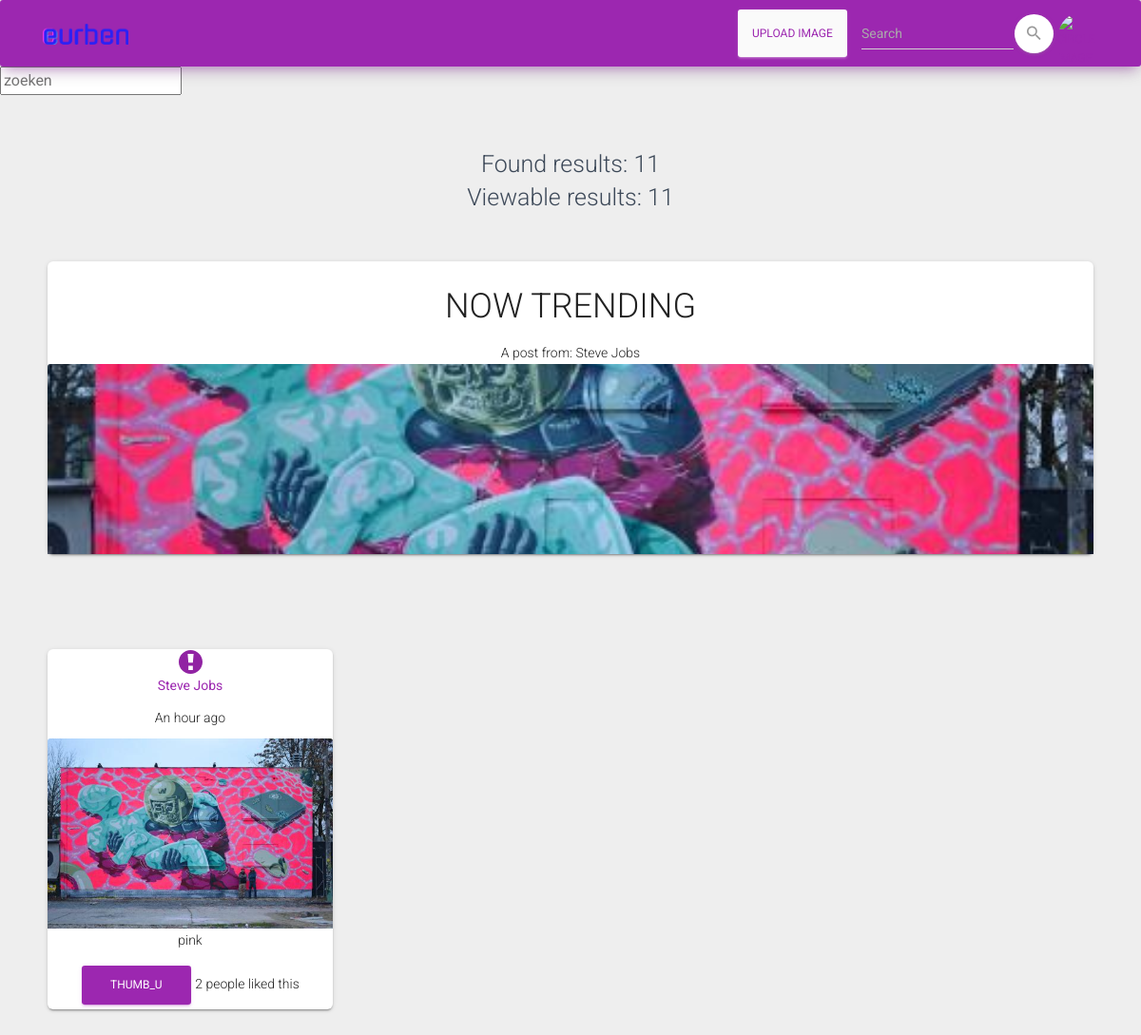
Screenshot of /index.php?color=CCE8FE (signed in) with the database file from the repository.
### tables this page shows
CREATE TABLE `posts` (
  `id` int(11) NOT NULL AUTO_INCREMENT,
  `usersId` int(11) NOT NULL,
  `timePost` datetime NOT NULL DEFAULT CURRENT_TIMESTAMP,
  `visibility` tinyint(1) NOT NULL DEFAULT '1',
  `message` varchar(255) NOT NULL,
  `image` varchar(266) NOT NULL,
  `filter` varchar(256) NOT NULL,
  `color1` varchar(255) DEFAULT NULL,
  `color2` varchar(255) DEFAULT NULL,
  `color3` varchar(255) DEFAULT NULL,
  `color4` varchar(255) DEFAULT NULL,
  PRIMARY KEY (`id`),
  KEY `usersId` (`usersId`),
  CONSTRAINT `posts_ibfk_1` FOREIGN KEY (`usersId`) REFERENCES `users` (`id`)
);

CREATE TABLE `users` (
  `id` int(11) NOT NULL AUTO_INCREMENT,
  `firstname` varchar(255) NOT NULL,
  `lastname` varchar(255) NOT NULL,
  `DoB` timestamp NOT NULL DEFAULT CURRENT_TIMESTAMP,
  `email` varchar(255) NOT NULL,
  `password` varchar(255) NOT NULL,
  PRIMARY KEY (`id`)
);

### classes/Post.class.php (called while the page is built, shortened)
<?php
class Post
{
    public function checkIfSearchIsEmpty()
    {
        if (!empty($_GET['search'])) {
            $innerhtml = $_GET['search'];
        } else {
            $innerhtml = '';
        }
        return $innerhtml;
    }
    public function countAll()
    {
        $conn = Db::getInstance();
        $innerhtml = $this->checkIfSearchIsEmpty();
        $allResults = $conn->prepare("SELECT*FROM posts WHERE visibility = 1 AND message LIKE '%$innerhtml%' ORDER BY id DESC");
        $allResults->execute();
        $countAll = $allResults->rowCount();
        return $countAll;
    }
    public function selectSearchAndLimit()
    {
        $conn = Db::getInstance();
        $innerhtml = $this->checkIfSearchIsEmpty();
        $result = $conn->prepare("SELECT posts.id as post_id, users.id as user_id, posts.visibility, posts.message, posts.image, posts.filter, posts.`color1`, posts.`color2`, posts.`color3`, posts.`color4`, users.`firstname`, users.`lastname`, users.`email`, posts.timePost FROM posts JOIN users on users.id = posts.usersId WHERE posts.visibility = 1 AND posts.message LIKE '%$innerhtml%' ORDER BY posts.id DESC  limit 20");
        $result->execute();
        return $result;
    }
    public function countViewable()
    {
        $result = $this->selectSearchAndLimit();
        $collection = $result->fetchAll();
        $count = $result->rowCount();
        return $count;
    }
    public static function getImagesWithSameColors($color)
    {
        $conn = Db::getInstance();
        $statement = $conn->prepare('SELECT posts.*, users.firstname, users.lastname, posts.id as post_id FROM posts INNER JOIN users on posts.usersId = users.id where posts.color1 = :color or posts.color2 = :color or posts.color3 = :color or posts.color4 = :color order by posts.id desc LIMIT 20');
        $statement->bindParam(':color', $color);
        $statement->execute();
        return $statement->fetchAll(PDO::FETCH_ASSOC);
    }
    public static function getNowTrending($mostLikes)
    {
        $conn = Db::getInstance();
        $mostLikesPost = $conn->prepare("SELECT * FROM posts
        JOIN users on posts.usersId = users.id
        WHERE posts.id='$mostLikes'");
        $mostLikesPost->execute();
        $mostLikesPost = $mostLikesPost->fetchAll();
        return $mostLikesPost;
    }
}

### classes/Time.class.php (called while the page is built, shortened)
<?php
class Time
{
    public static function getTime($timestamp)
    {
        $today = date('Y-m-d');
        $yesterday = date('Y-m-d', strtotime('-1 days'));
        $twoDaysAgo = date('Y-m-d', strtotime('-2 days'));
        $uploadDateTime = date('d M Y', strtotime($timestamp)).' at '.date('H:i', strtotime($timestamp));
        $uploadTime = date('H:i', strtotime($timestamp));
        $uploadDate = date('Y-m-d', strtotime($timestamp));
        $hourAgo = date('H:i', strtotime('-1 hour'));
        if ($uploadDate == $yesterday) {
            $timestamp = 'Yesterday at '.date('H:i', strtotime($uploadTime)).'<br>';
        } elseif ($uploadDate <= $twoDaysAgo) {
            $timestamp = $uploadDateTime;
        } else {
            switch ($today) {
        case $uploadTime < $hourAgo:
            $timestamp = 'An hour ago';
        break;
        }
        }
        return $timestamp;
    }
}

### classes/Like.class.php (called while the page is built, shortened)
<?php
    class Like
    {
        public static function getLikes($postsId)
        {
            $conn = Db::getInstance();
            $statement = $conn->prepare('SELECT count(*) as count from likes where postsId = :postsId');
            $statement->bindParam(':postsId', $postsId);
            $statement->execute();
            $result = $statement->fetch(PDO::FETCH_ASSOC);
            return $result['count'];
        }
    }

### index.php (the view, shortened to what this page needs)
<?php
    $post = new Post();
    $countResults = $post->countAll();
    $viewResults = $post->countViewable();
    if (!empty($_GET['color'])) {
        $color = $_GET['color'];
        $results = Post::getImagesWithSameColors($color);
    } else {
        $results = $post->showResults();
    }
?><!DOCTYPE html>
    <html lang="en">
        <head>
        <link rel="stylesheet" href="https://maxcdn.bootstrapcdn.com/font-awesome/latest/css/font-awesome.min.css">
        <link href="css/material-kit.css?v=2.0.5" rel="stylesheet">
        </head>
        <body>
            <?php include_once 'nav.php'; ?>
            <form name='form-search' method='get' action="index.php" id="form-search">
                <input type="text" id="search" name="search" value="" placeholder="zoeken">
            </form>
            <h3 class="text-center">
                <?php
                $mostLikes = Post::countLikes();
                $mostLikesPost = Post::getNowTrending($mostLikes);
                echo '<br>Found results: '.$countResults.'<br>';
                echo 'Viewable results: '.$viewResults;
                ?>
            </h3>
            <div class="card col-fluid text-center">
                <h2>NOW TRENDING</h2>
                    <?php foreach ($mostLikesPost as $trend):?>
                        <?php echo 'A post from: '.$trend['firstname']; ?> <?php echo $trend['lastname']; ?>
                            <a href="detail_img.php?id=<?php echo $trend[0]; ?>">
                                <img src="images/thumb/<?php echo $trend['image']; ?>" class="card-img-top " alt="" height="200" width="200" style="object-fit: cover" class="<?php echo $c['filter']; ?>">
                            </a>
                    <?php endforeach; ?>
            </div>
        <div class="post row">
            <?php if ($countResults >= 1): ?>
                <?php foreach ($results as $c): ?>
                <div class="col-md-3-fluid text-center card " style="width:25%;">
                    <div class="post">
                        <div class="inappropriate">
                            <a class="report" data-id="<?php echo $c['post_id']; ?>" href="#">
                                <img class="report_Icon" src="images/report.svg" alt="report icon">
                            </a>
                        </div>
                        <a href="followProfile.php?id=<?php echo $c[0]; ?>">
                            <p><strong><?php echo $c['firstname']; ?> <?php echo $c['lastname']; ?></strong></p>
                        </a>
                        <p><?php echo Time::getTime($c['timePost']); ?></p>
                        <div class="image">
                            <a href="detail_img.php?id=<?php echo $c[0]; ?>">
                            <img src="images/thumb/<?php echo $c['image']; ?>" class="card-img-top " alt="" height="200" width="200" style="object-fit: cover" class="<?php echo $c['filter']; ?>">
                            </a>
                        </div>
                        <p><?php echo $c['message']; ?></p>
                        <div class="likePlace">
                            <a href="#" data-id="<?php echo $c['post_id']; ?>" class="likes btn btn-primary">thumb_u</a>
                            <span class='likesAmount'><?php echo Like::getLikes($c['post_id']); ?></span> people liked this
                        </div>
                    </div>
                    </div>
                <?php endforeach; ?>
            <?php endif; ?>
            </div>
        </body>
    </html>

### rows the page displays
posts: usersId.firstname "Steve", usersId.lastname "Jobs", image (picture), timePost "An hour ago", message "pink", post_id "2"

### other values shown
$countResults "11"
$viewResults "11"
